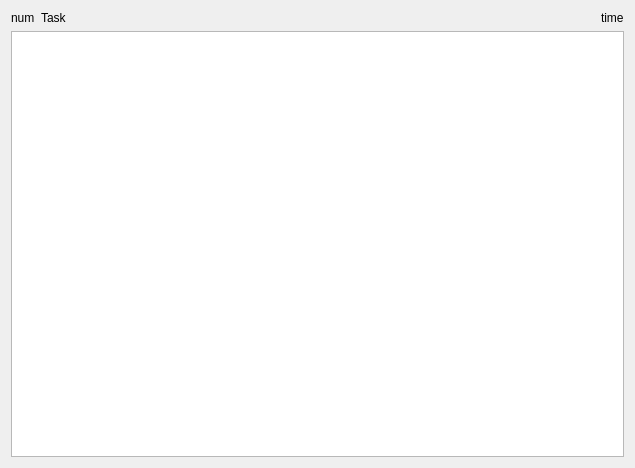
<?xml version="1.0" encoding="UTF-8"?>
<ui version="4.0">
 <class>taskWidget</class>
 <widget class="QWidget" name="taskWidget">
  <property name="geometry">
   <rect>
    <x>0</x>
    <y>0</y>
    <width>635</width>
    <height>468</height>
   </rect>
  </property>
  <property name="sizePolicy">
   <sizepolicy hsizetype="Preferred" vsizetype="Preferred">
    <horstretch>0</horstretch>
    <verstretch>0</verstretch>
   </sizepolicy>
  </property>
  <property name="windowTitle">
   <string>Form</string>
  </property>
  <layout class="QVBoxLayout" name="verticalLayout">
   <item>
    <layout class="QHBoxLayout" name="horizontalLayout">
     <item>
      <widget class="QLabel" name="labelNo">
       <property name="text">
        <string>num</string>
       </property>
      </widget>
     </item>
     <item>
      <widget class="QLabel" name="labelTask">
       <property name="sizePolicy">
        <sizepolicy hsizetype="Expanding" vsizetype="Preferred">
         <horstretch>0</horstretch>
         <verstretch>0</verstretch>
        </sizepolicy>
       </property>
       <property name="text">
        <string>Task</string>
       </property>
      </widget>
     </item>
     <item>
      <widget class="QLabel" name="labelTime">
       <property name="text">
        <string>time</string>
       </property>
      </widget>
     </item>
    </layout>
   </item>
   <item>
    <widget class="QTextEdit" name="textEdit"/>
   </item>
  </layout>
 </widget>
 <resources/>
 <connections/>
</ui>
